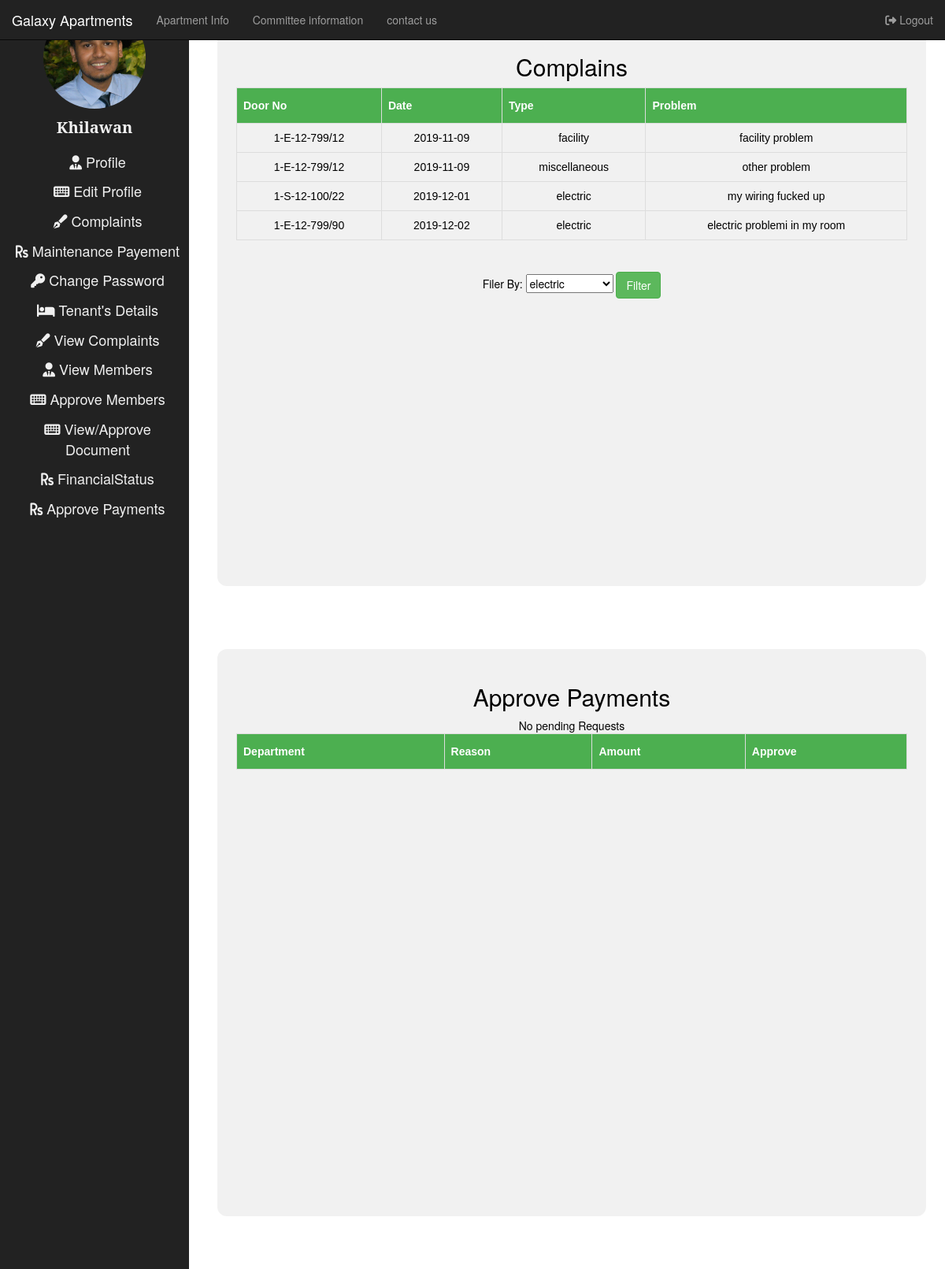
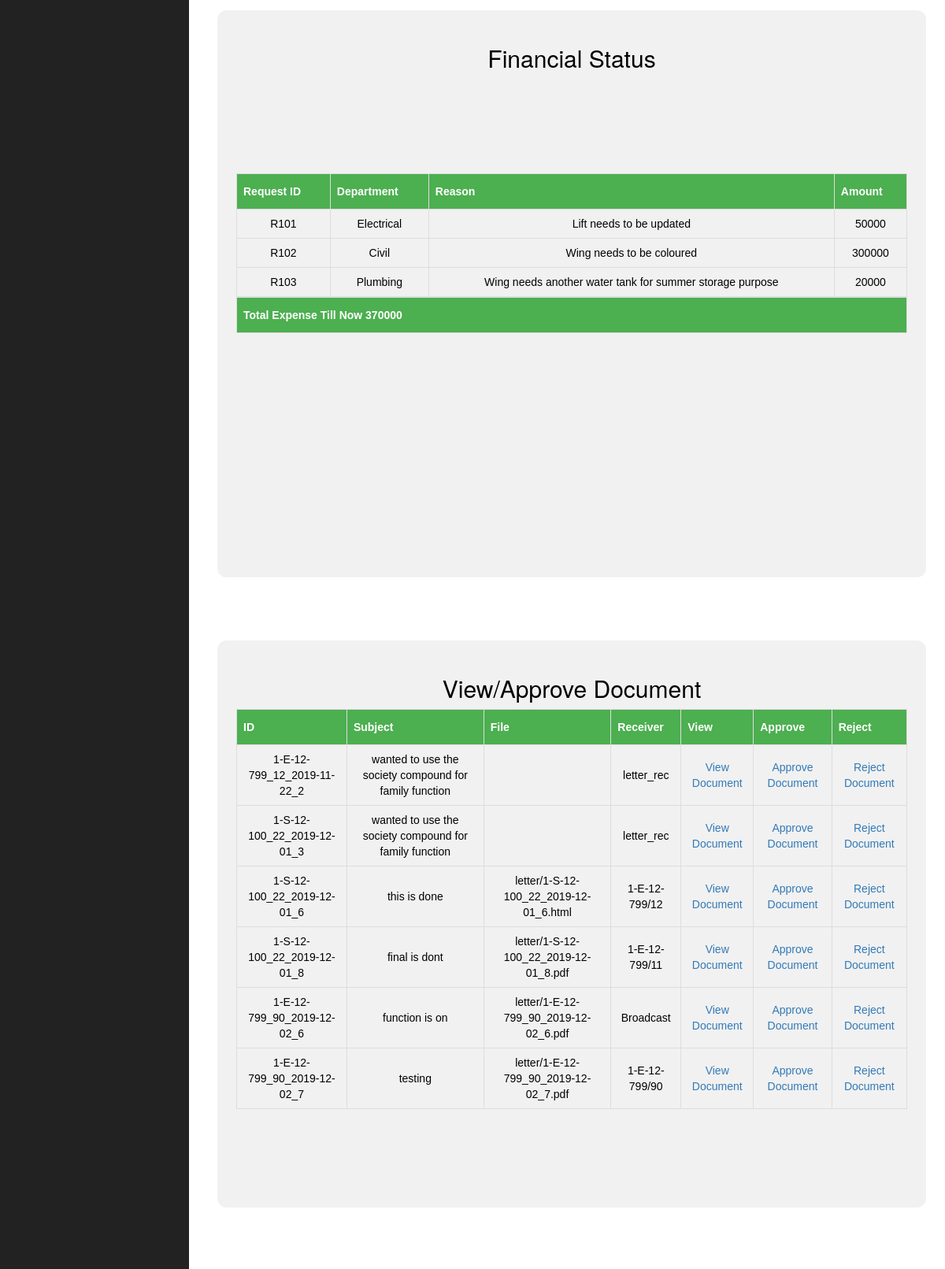
Page /Apartment/president.php (signed in, upper part) on the committed database (2 pictures, top to bottom).
### tables this page shows
CREATE TABLE `member` (
  `doorno` varchar(20) NOT NULL,
  `name` varchar(50) NOT NULL,
  `phone` varchar(13) NOT NULL,
  `email` varchar(50) NOT NULL,
  `fathername` varchar(50) NOT NULL,
  `mothername` varchar(50) NOT NULL,
  `occupation` varchar(20) NOT NULL,
  `contactaddress` varchar(500) NOT NULL,
  `permanentaddress` varchar(500) NOT NULL,
  `flatstatus` varchar(20) NOT NULL,
  `profilepic` varchar(50) NOT NULL,
  `adharcard` varchar(50) NOT NULL,
  `addressproof` varchar(50) NOT NULL,
  `saledeed` varchar(50) NOT NULL,
  `password` varchar(30) NOT NULL,
  `type` varchar(10) NOT NULL
);

CREATE TABLE `complaint` (
  `doorno` varchar(20) NOT NULL,
  `date` varchar(10) NOT NULL,
  `complaintid` varchar(30) NOT NULL,
  `type` varchar(20) NOT NULL,
  `problem` varchar(100) NOT NULL,
  `status` varchar(10) NOT NULL
);

CREATE TABLE `fundrequest` (
  `Department` varchar(50) NOT NULL,
  `EmployeeId` varchar(50) NOT NULL,
  `Reason` varchar(500) NOT NULL,
  `Amount` int(10) NOT NULL,
  `Status` varchar(50) NOT NULL,
  `RequestID` varchar(50) NOT NULL
);

CREATE TABLE `letter` (
  `id` varchar(50) NOT NULL,
  `date` varchar(15) NOT NULL,
  `reciever` varchar(20) NOT NULL,
  `subject` varchar(200) NOT NULL,
  `File` varchar(100) NOT NULL,
  `status` varchar(20) NOT NULL
);

### Apartment/president.php (the view, shortened to what this page needs)
<!DOCTYPE html>
<?php
 if(isset($_SESSION["doorno"]) && !empty($_SESSION["doorno"]))
{
?>
<html>
<head>
  <link rel="stylesheet" href="https://maxcdn.bootstrapcdn.com/bootstrap/3.4.0/css/bootstrap.min.css">
  <link href="css/user.css" rel="stylesheet" type="text/css">
</head>
<?php
 if(isset($_SESSION["doorno"]) && !empty($_SESSION["doorno"]))
  {
    $doorno=$_SESSION["doorno"];
    $servername = "localhost";
    $username = "root";
    $password = "";
    $dbname="society";
    $conn = new mysqli($servername, $username, $password,$dbname);
    if ($conn->connect_error)
    {
      die("Connection failed: " . $conn->connect_error);
    }
    else
    {
      $sql = "SELECT * FROM member WHERE doorno='$doorno'";
      if ($result=mysqli_query($conn,$sql))
      {
        $rowcount=mysqli_num_rows($result);
          if($rowcount==1)
            {
              $row = mysqli_fetch_assoc($result);
              $name=$row['name'];
              $profile=$row['profilepic'];
            }
      }
    }
  }
?>
<body>
<nav class="navbar navbar-inverse navbar-fixed-top" style="margin-bottom:0;">
  <div class="container-fluid">
    <div class="navbar-header">
      <a class="navbar-brand " href="index.html">Galaxy Apartments</a>
    </div>
    <ul class="nav navbar-nav">
      <li><a href="apartment.html">Apartment Info</a></li>
      <li><a href="committee.html">Committee information</a></li>
      <li><a href="contact.html">contact us</a></li>
    </ul>
  <ul class="nav navbar-nav navbar-right">
      <li><a href="logout.php"><i class="fas fa-sign-out-alt"></i>&nbsp;Logout</a></li>
    </ul>
  </div>
</nav>
<div class="sidenav" style="padding-top: 1vh;">
  <img src="<?php echo $profile; ?>" class="i-circle" alt="Cinque Terre" width="130px" height="130px">
  <p class="name"><?php echo $name; ?></p>
  <a href="#About"><i class="fas fa-user-tie"></i>&nbsp;Profile</a>
  <a href="#Skills"><i class="fas fa-keyboard"></i>&nbsp;Edit Profile </a>
  <a href="#Education"><i class="fas fa-pen-fancy"></i>&nbsp;Complaints</a>
  <a href="#Maintenance"><i class="fas fa-rupee-sign"></i>&nbsp;Maintenance Payement</a>
  <a href="#Projects"><i class="fas fa-key"></i>&nbsp;Change Password</a>
  <a href="#Contact"><i class="fas fa-bed"></i>&nbsp;Tenant's Details</a>
  <a href="#ViewComplain"><i class="fas fa-pen-fancy"></i>&nbsp;View Complaints</a>
  <a href="#ViewMembers"><i class="fas fa-user-tie"></i>&nbsp;View Members</a>
  <a href="#ApproveMembers"><i class="fas fa-keyboard"></i>&nbsp;Approve Members</a>
  <a href="#ViewApproveDocument"><i class="fas fa-keyboard"></i>&nbsp;View/Approve Document</a>
  <a href="#FinancialStatus"><i class="fas fa-rupee-sign"></i>&nbsp;FinancialStatus</a>
  <a href="#ApprovePayments"><i class="fas fa-rupee-sign"></i>&nbsp;Approve Payments</a>
</div>
  <div class="main1" style="padding: 2vw;" id="ViewComplain">
      <div class="chart" style="color:black">
        <h2>
        Complains
        </h2>
        <table width="100%" id="customers">
        <tr>
          <th>Door No</th>
          <th>Date</th>
          <th>Type</th>
          <th>Problem</th>
        </tr>
        <?php
$servername = "localhost";
  $username = "root";
  $password = "";
  $dbname="society";
  $conn = new mysqli($servername, $username, $password,$dbname);
  $sql = "SELECT doorno,date,complaintid,type,problem FROM `complaint` WHERE status='filed'";
$result = $conn->query($sql);
if ($result->num_rows > 0) {
    while($row = $result->fetch_assoc()) {
      ?>
        <tr>
          <td><?php echo $row["doorno"]; ?></td>
          <td><?php echo $row["date"]; ?></td>
          <td><?php echo $row["type"]; ?></td>
          <td><?php echo $row["problem"]; ?></td>
        </tr>
        <?php
    }
} else {
    echo "0 results";
}
?>
</table>
<form name="Type_filter" method="Post" action="">
Filer By:
<select name="type">
  <option value="electric">electric</option>
</select>
<input type="submit" name="submit" class="btn btn-success" value="Filter" >
</form>
      </div>
  </div>
<div class="main1" style="padding: 2vw;" id="ApprovePayments">
      <div class="chart" style="color:black">
        <h2>
          Approve Payments
        </h2>
    <table width="100%" id="customers">
          <tr>
          <th>Department</th>
          <th>Reason</th>
          <th>Amount</th>
          <th>Approve</th>
        </tr>
    </table>
      </div>
</div>
<div class="main1" style="padding: 2vw;" id="FinancialStatus">
      <div class="chart" style="color:black">
        <h2>
          Financial Status
        </h2>
        <table width="100%" id="customers">
          <tr>
          <th>Request ID</th>
          <th>Department</th>
          <th>Reason</th>
          <th>Amount</th>
        </tr>
          <?php
$servername = "localhost";
  $username = "root";
  $password = "";
  $dbname="society";
  $conn = new mysqli($servername, $username, $password,$dbname);
$sql = "SELECT Department,EmployeeId,Reason,Amount,RequestID  FROM `fundrequest` WHERE Status='Approved'";
$result = $conn->query($sql);
$final = 0;
if ($result->num_rows > 0) {
    while($row = $result->fetch_assoc()) {
      ?>
        <tr>
          <td><?php echo $row["RequestID"]; ?></td>
          <td><?php echo $row["Department"]; ?></td>
          <td><?php echo $row["Reason"]; ?></td>
          <td><?php echo $row["Amount"]; ?></td>
        </tr>
        <?php
        $final = $final + $row["Amount"];
    }
} else {
    echo "No Expense Till Now";
}
?>
</table>
<table width="100%" id="customers">
<tr>
  <th><?php echo "Total Expense Till Now   ". $final ?></th>
</tr>
</table>
      </div>
</div>
<div class="main1" style="padding: 2vw;" id="ViewApproveDocument">
      <div class="chart" style="color:black">
        <h2>
        View/Approve Document
        </h2>
        <table width="100%" id="customers">
          <tr>
          <th>ID</th>
          <th>Subject</th>
          <th>File</th>
          <th>Receiver</th>
          <th>View</th>
          <th>Approve</th>
          <th>Reject</th>
        </tr>
        <?php
  $servername = "localhost";
  $username = "root";
  $password = "";
  $dbname="society";
  $conn = new mysqli($servername, $username, $password,$dbname);
$sql = "SELECT id,subject,File,reciever FROM `letter` WHERE status='0' ";
$result = $conn->query($sql);
if ($result->num_rows > 0) {
    while($row = $result->fetch_assoc()) {
    ?>
        <tr>
          <td><?php echo $row["id"]; ?></td>
          <td><?php echo $row["subject"]; ?></td>
          <td><?php echo $row["File"]; ?></td>
          <td><?php
            if($row["reciever"]=='0')
            {
              echo 'Broadcast';
            }
            else
            echo $row["reciever"]; ?></td>
          <td><a href="<?php echo $row["File"]; ?>" target="_blank">View Document</a></td>
          <td><a href="approve_doc.php?door_no=<?php echo $row["id"]; ?>">Approve Document</a></td>
          <td><a href="reject_doc.php?door_no=<?php echo $row["id"]; ?>">Reject Document</a></td>
        </tr>
    <?php
    }
}
else {
    echo "No Pending Document !!!";
}
?>
</table>
      </div>
</div>
<div class="main1" style="padding: 2vw;" id="ApproveMembers">
</div>
</body>
</html>
               ?><script type="text/javascript">alert("<?php echo "error in tenant data".$conn->error; ?>");</script><?php
}
else
{
  header("Location: http://localhost/society1/login.php");
}
?>

### Apartment/css/user.css (style rules this page uses)
.name { font-family:'Noto Serif', serif; padding-top: 10px; font-weight: bold; font-size:20px; color:#F0F0F0; }
.sidenav { width:20vw; position: fixed; text-align: center; z-index: 1; left:0; background: #222222; overflow-x: hidden; padding-top: 20px; padding-top: 10vh; height: 100%; }
.sidenav a { padding: 6px 8px 6px 16px; text-decoration: none; font-size: 18px; color:#F0F0F0; display: block; }
.i-circle { border-radius: 50%; }
.main1 { text-align: center; padding:5vh 1vw; float: right; width: 80vw; height: 100vh; }
.chart { background-color: rgba(240, 240, 240,0.9); padding:2vw; border-radius: 1vw; margin-left: 1vw; }

### Apartment/president.php (style rules this page uses)
table, td { padding:0.7vh; }
.chart { height: 90vh; overflow: auto; }
#customers { font-family: "Trebuchet MS", Arial, Helvetica, sans-serif; border-collapse: collapse; width: 100%; }
#customers td, #customers th { border: 1px solid #ddd; padding: 8px; }
#customers th { padding-top: 12px; padding-bottom: 12px; text-align: left; background-color: #4CAF50; color: white; }
#customers th { padding-top: 12px; padding-bottom: 12px; text-align: center; background-color: #4CAF50; color: white; }

### rows in the picture
member: profilepic (picture), name "Khilawan"
complaint: doorno "1-E-12-799/12", date "2019-11-09", type "facility", problem "facility problem"
complaint: doorno "1-E-12-799/12", date "2019-11-09", type "miscellaneous", problem "other problem"
complaint: doorno "1-S-12-100/22", date "2019-12-01", type "electric", problem "my wiring fucked up"
complaint: doorno "1-E-12-799/90", date "2019-12-02", type "electric", problem "electric problemi in my room"
fundrequest: RequestID "R101", Department "Electrical", Reason "Lift needs to be updated", Amount "50000"
fundrequest: RequestID "R102", Department "Civil", Reason "Wing needs to be coloured", Amount "300000"
fundrequest: RequestID "R103", Department "Plumbing", Reason "Wing needs another water tank for summer storage purpose", Amount "20000"
letter: id "1-E-12-799_12_2019-11-22_2", subject "wanted to use the society compound for family function", reciever "letter_rec"
letter: id "1-S-12-100_22_2019-12-01_3", subject "wanted to use the society compound for family function", reciever "letter_rec"
letter: id "1-S-12-100_22_2019-12-01_6", subject "this is done", File "letter/1-S-12-100_22_2019-12-01_6.html", reciever "1-E-12-799/12"
letter: id "1-S-12-100_22_2019-12-01_8", subject "final is dont", File "letter/1-S-12-100_22_2019-12-01_8.pdf", reciever "1-E-12-799/11"
letter: id "1-E-12-799_90_2019-12-02_6", subject "function is on", File "letter/1-E-12-799_90_2019-12-02_6.pdf", reciever "Broadcast"
letter: id "1-E-12-799_90_2019-12-02_7", subject "testing", File "letter/1-E-12-799_90_2019-12-02_7.pdf", reciever "1-E-12-799/90"

### other values in the picture
$final "370000"
